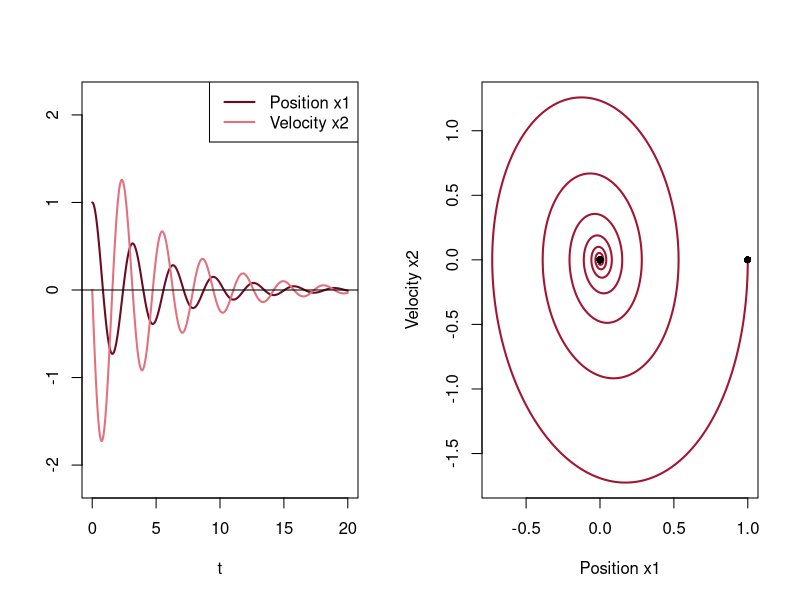

Generate this figure with R:
# Fig. 4.6: Damped oscillator (book, Section 4.1, Eq. 4.5 and 4.6)
# m x'' + mu x' + k x = 0 as the system dx1/dt = x2, dx2/dt = -(k x1 + mu x2)/m  with m = 1, mu = 0.4, k = 4, x1(0) = 1, x2(0) = 0
# (c) 2026 Philipp Kügler · Program for the book "Dynamical Systems in the Life Sciences" · MIT License (see LICENSE)
library(deSolve)                         # package deSolve: install.packages("deSolve")
m <- 1; mu <- 0.4; k <- 4
f <- function(t, z) c(z[2], -(k * z[1] + mu * z[2]) / m)
loese <- function(f, z0, t) ode(z0, t, function(t, z, p) list(f(t, z)), NULL, method = "lsoda", rtol = 1e-10, atol = 1e-12)

x <- loese(f, c(1, 0), seq(0, 20, length.out = 2001))
for (tt in c(5, 10, 20)) {
  i <- which(x[, 1] >= tt - 1e-9)[1]
  cat(sprintf("t = %2d: x1 = %7.4f,  x2 = %7.4f\n", tt, x[i, 2], x[i, 3]))
}
par(mfrow = c(1, 2))
plot(x[, 1], x[, 2], type = "l", col = rgb(0.43, 0.04, 0.12), lwd = 2, ylim = c(-2.2, 2.2), xlab = "t", ylab = "")
lines(x[, 1], x[, 3], col = rgb(0.89, 0.44, 0.49), lwd = 2); abline(h = 0)
legend("topright", legend = c("Position x1", "Velocity x2"), col = c(rgb(0.43, 0.04, 0.12), rgb(0.89, 0.44, 0.49)), lwd = 2)
plot(x[, 2], x[, 3], type = "l", col = rgb(0.64, 0.08, 0.18), lwd = 2, xlab = "Position x1", ylab = "Velocity x2")
points(c(1, 0), c(0, 0), pch = 16)
